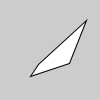
Frame 1 (no input)
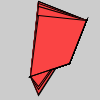
Frame 60 (the mouse pressed at the canvas centre just before this capture)
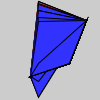
Frame 120 (the mouse held since frame 60 and released just before this capture)

The Processing sketch that drew these frames (run headless with seeded random() and noise(); from frame 60 on, the mouse is pressed at the canvas centre):

// Processing sketch: moving_quad
// ── moving_quad.pde
void setup()
{}
void draw()
{quad(38, random(100), 86, 20, 69, 63, 30, 76);
if(mousePressed)
fill(mouseX,mouseY,255);
else
fill(250,68,68);
}
